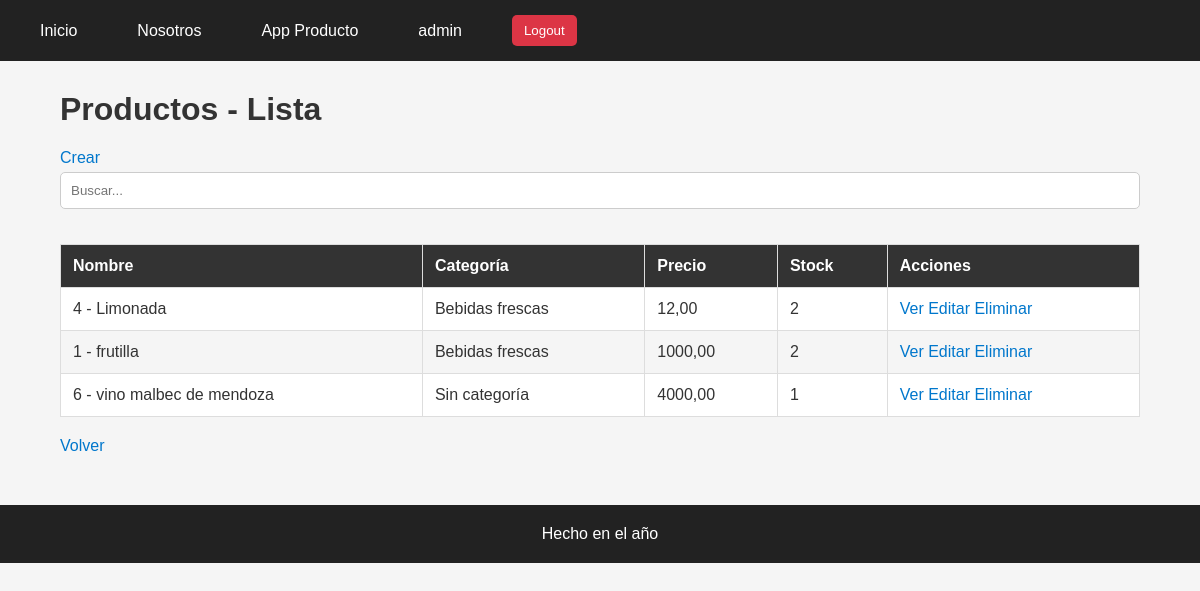
/producto/producto/list (signed in), run on the app's committed database.
### producto/models.py (models this page shows, shortened)
class Producto(models.Model):
    categoria = models.ForeignKey(
        Categoria,
        on_delete=models.SET_NULL,
        null=True,
        blank=True,
        verbose_name="categoría",
        related_name="productos",
    )
    nombre = models.CharField(max_length=100, db_index=True)
    descripcion = models.TextField(blank=True, default="", verbose_name="descripción")
    precio = models.DecimalField(max_digits=10, decimal_places=2)
    stock = models.PositiveIntegerField(default=0)
    class Meta:
        verbose_name = "Producto"
        verbose_name_plural = "Productos"
        ordering = ("nombre",)
        constraints = (
            models.UniqueConstraint(fields=["categoria", "nombre"], name="unique_categoria_producto"),
        )

class Categoria(models.Model):
    nombre = models.CharField(max_length=100, unique=True)
    descripcion = models.TextField(blank=True, default="", verbose_name="descripción")
    class Meta:
        verbose_name = "Categoría de Productos"
        verbose_name_plural = "Categorías de Productos"
        ordering = ("nombre",)
    def __str__(self):
        return self.nombre

### producto/views/productos.py (the view)
# urls.py: path("producto/list", productos.ProductoList.as_view(), name="producto_list"),
class ProductoList(LoginRequiredMixin, ListView):
    model = Producto
    def get_queryset(self) -> QuerySet:
        busqueda = self.request.GET.get("busqueda", "").strip()
        if busqueda:
            return Producto.objects.filter(nombre__icontains=busqueda)
        else:
            return Producto.objects.all()

### producto/templates/producto/producto_list.html
{% extends "core/base.html" %}
{% block contenido %}
    <h1>Productos - Lista</h1>
    <a href="{% url 'producto:producto_create' %}">Crear</a>
    <form method="get">
        <input type="text" name="busqueda" placeholder="Buscar..." />
    </form>
    <table border="1">
        <thead>
            <tr>
                <th>Nombre</th>
                <th>Categoría</th>
                <th>Precio</th>
                <th>Stock</th>
                <th>Acciones</th>
            </tr>
        </thead>
        <tbody>
            {% for producto in object_list %}
                <tr>
                    <td>{{ producto.id }} - {{ producto.nombre }}</td>
                    <td>{{ producto.categoria|default:"Sin categoría" }}</td>
                    <td>{{ producto.precio }}</td>
                    <td>{{ producto.stock }}</td>
                    <td>
                        <a href="{% url 'producto:producto_detail' producto.id %}">Ver</a>
                        <a href="{% url 'producto:producto_update' producto.id %}">Editar</a>
                        <a href="{% url 'producto:producto_delete' producto.id %}">Eliminar</a>
                    </td>
                </tr>
            {% endfor %}
        </tbody>
    </table>
    <div>
        <a href="{% url 'producto:home' %}">Volver</a>
    </div>
{% endblock contenido %}

### core/templates/core/components/navbar.html (shortened to what this page needs)
<nav class="navbar">
    <ul>
        <li><a href="{% url 'core:home' %}">Inicio</a></li>
        <li><a href="{% url 'core:about' %}">Nosotros</a></li>
        {% if user.is_authenticated %}
            <li><a href="{% url 'producto:home' %}">App Producto</a></li>
            <li><a href="#">{{ user.username }}</a></li>
            <li>
                <form action="{% url 'core:logout' %}" method="post">
                    <button type="submit">Logout</button>
                </form>
            </li>
        {% else %}
            <li><a href="{% url 'core:login' %}">Login</a></li>
        {% endif %}
    </ul>
</nav>

### core/static/core/style.css (style rules this page uses)
* { box-sizing: border-box; }
body { margin: 0; font-family: Arial, sans-serif; background-color: #f5f5f5; color: #333; }
nav { background-color: #222; padding: 15px 5%; }
nav a { color: white; text-decoration: none; margin-right: 20px; }
button, .btn { background-color: #650909; color: white; border: none; padding: 10px 16px; border-radius: 15px; cursor: pointer; }
input, select, textarea { width: 100%; padding: 10px; margin-top: 5px; margin-bottom: 15px; border: 1px solid #ccc; border-radius: 5px; }
a { color: #0077cc; text-decoration: none; }
.navbar a { color: white; }
table { width: 100%; border-collapse: collapse; margin: 20px 0; background-color: white; }
th, td { padding: 12px; border: 1px solid #ddd; text-align: left; }
th { background-color: #333; color: white; }
tr:nth-child(even) { background-color: #f5f5f5; }

### core/templates/core/components/navbar.html (style rules this page uses)
.navbar { background-color: #222; padding: 15px 30px; }
.navbar ul { list-style: none; margin: 0; padding: 0; display: flex; align-items: center; gap: 20px; }
.navbar li { margin: 0; }
.navbar a { color: white; text-decoration: none; padding: 8px 10px; }
.navbar button { background-color: #dc3545; color: white; border: none; padding: 8px 12px; border-radius: 5px; cursor: pointer; }

### data on the page
Producto: id "4", nombre "Limonada", categoria "Bebidas frescas", precio "12,00", stock "2"
Producto: id "1", nombre "frutilla", categoria "Bebidas frescas", precio "1000,00", stock "2"
Producto: id "6", nombre "vino malbec de mendoza", categoria "Sin categoría", precio "4000,00", stock "1"

### other printed values
{{ user.username }} "admin"
